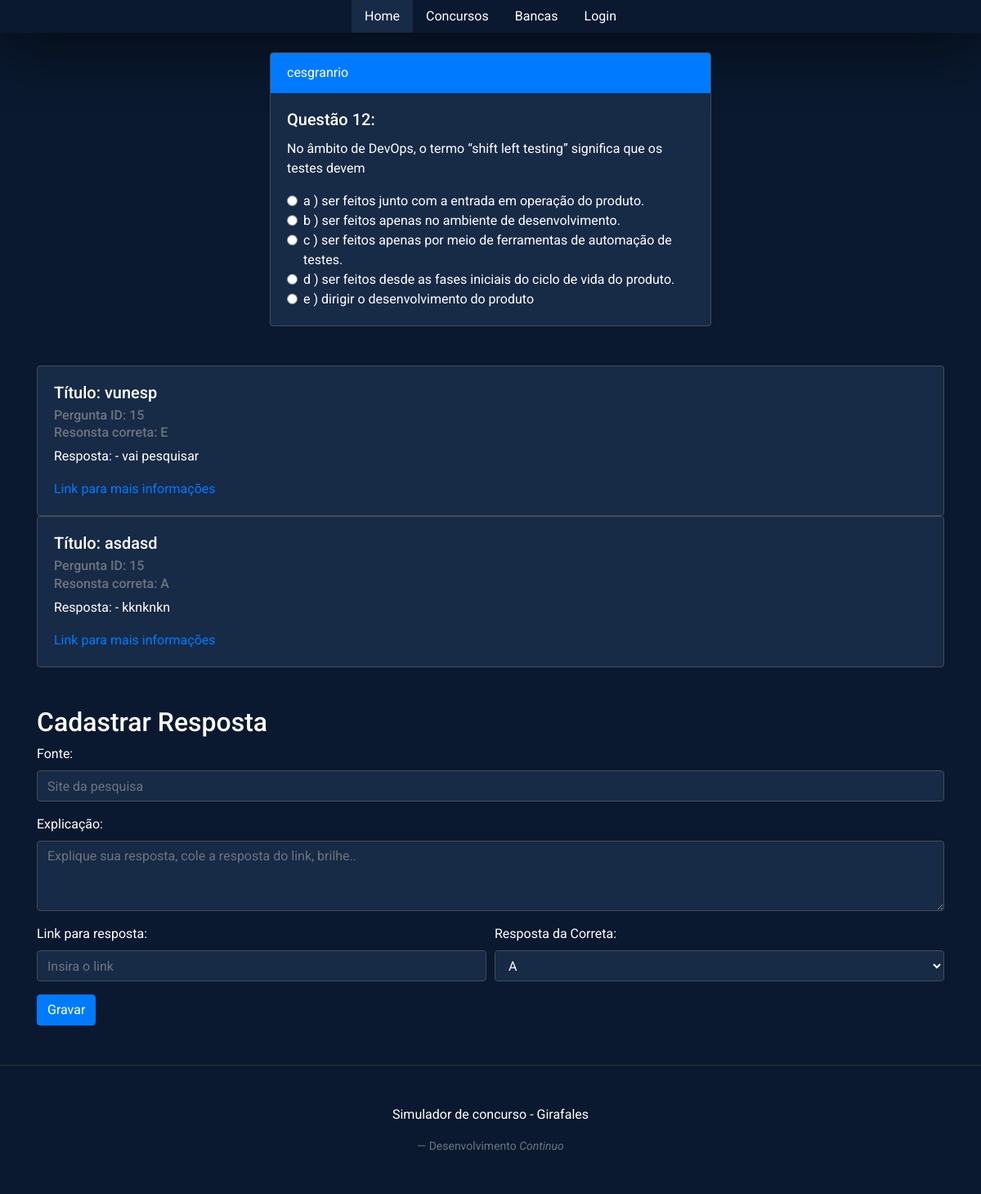
Page /questoes/resposta/12/8 (signed in) on the committed database.
### model.py (models this page shows)
class Exam(SQLModel, table=True):
	id: Optional[int] = Field(default=None, primary_key=True)
	name: str
	year: str
	description: str
	types:str #para indicar se é a prova do concurso ou uma prova montada
	contest_id: int = Field(foreign_key='contest.id')
	questions:List['Question_exam']=Relationship()

class Question(SQLModel, table=True):
	id: Optional[int] = Field(default=None, primary_key=True)
	text: str
	associate: Optional[int]
	types:str
	tag: Optional[str]
	alternatives:List['Alternative']=Relationship()
	responses:List['Response']=Relationship()

class Alternative(SQLModel, table=True):
    id: Optional[int] = Field(default=None, primary_key=True)
    alternative:str
    text:str
    question_id: int = Field(foreign_key='question.id')

class Response(SQLModel, table=True):
	id: Optional[int] = Field(default=None, primary_key=True)
	user_id: int = Field(foreign_key='user.id')
	exam_id: int = Field(foreign_key='exam.id')
	question_id: int = Field(foreign_key='question.id')
	answer:str
	post:str
	link:str
	title:str

### question.py (the view)
@question.route('/resposta/<question_id>/<exam_id>', methods = ['GET','POST'])
def response(question_id, exam_id):
	if 'username' not in session:
		return redirect(url_for('admin.login'))
	if request.method == 'POST':
		titulo = request.form['titulo']
		explicacao = request.form['explicacao']
		link = request.form['link']
		resposta = request.form['resposta']
		asd = model.create_response(session['userid'] , exam_id , question_id,resposta , explicacao , link , titulo)
	user = session['userid']
	exam = model.get_exam_by_id(exam_id)
	questao = model.get_question_realize(user, exam.id , question_id)
	responses = model.get_response_by_question(question_id)
	return render_template('question/response.html' , exam=exam , questao=questao , responses = responses)

### model.py (called while the page is built)
def get_question_realize(user_id , exam_id , question_id):
	with Session(engine) as session:
		question = session.get(Question, question_id)
		return question,question.alternatives

def get_exam_by_id(id):
	with Session(engine) as session:
		data = session.get(Exam, id)
		return data

def get_response_by_question(id):
	with Session(engine) as session:
		question =  session.get(Question , id)
		response = question.responses
		return response

### templates/question/response.html (shortened to what this page needs)
{% extends "base.html" %}
{% block styles %}
    {{ bootstrap.load_css() }}
    <link rel="stylesheet"
                  href="{{url_for('static', filename='index.css')}}">
{% endblock %}
{% block content %}
<div class="container">
  <div class="row">
    <div class="col-md-6 mt-4 offset-md-3">
      <div class="card">
        <div class="card-header bg-primary text-white">
          {{exam.name}}
        </div>
        <div class="card-body">
          {%if questao:%}
            <h5 class="card-title">Questão {{questao[0].id}}:</h5>
            <p class="card-text">{{questao[0].text}}</p>
            {%for x in questao[1]:%}
              <div class="form-check">
                <input class="form-check-input" type="radio" name="alternativa" id="alternativa1" value="option1">
                <label class="form-check-label" for="alternativa1">
                  {{x.alternative}} ) {{x.text}}
                </label>
              </div>
            {%endfor%}
          {%endif%}
        </div>
      </div>
    </div>
  </div>
</div>
<div class="container mt-5">
  {%if responses:%}
  {%for x in responses:%}
  <div class="card">
      <div class="card-body">
          <h5 class="card-title">Título: {{x.title}}</h5>
          <h6 class="card-subtitle mb-2 text-muted">Pergunta ID: 15</h6>
          <h6 class="card-subtitle mb-2 text-muted">Resonsta correta: {{x.answer}}</h6>
          <p class="card-text">Resposta: -
            {{x.post}}
          </p>
          <a href="{{x.link}}" class="card-link">Link para mais informações</a>
      </div>
  </div>
  {%endfor%}
  {%endif%}
</div>
<div class="container mt-5">
  <h2>Cadastrar Resposta</h2>
  <form action="{{url_for('question.response', exam_id = exam.id , question_id = questao[0].id )}}" method="POST">
    <div class="form-group">
      <label for="conteudo">Fonte:</label>
      <input type="text" class="form-control"  name="titulo" id="titulo" placeholder="Site da pesquisa">
    </div>
    <div class="form-group">
      <label for="conteudo">Explicação:</label>
      <textarea class="form-control" id="explicacao" name="explicacao" rows="3" placeholder="Explique sua resposta, cole a resposta do link, brilhe.."></textarea>
    </div>
    <div class="form-row">
      <div class="form-group col-md-6">
        <label for="link">Link para resposta:</label>
        <input type="text" class="form-control" id="link" name="link" placeholder="Insira o link">
      </div>
      <div class="form-group col-md-6">
        <label for="resposta">Resposta da Correta:</label>
        <select name="resposta" class="form-control" id="resposta">
          <option value="A">A</option>
        </select>
      </div>
    </div>
    <button type="submit" class="btn btn-primary">Gravar</button>
  </form>
</div>
{% endblock %}

### templates/base.html (style rules this page uses)
body { font-family: 'Roboto', sans-serif; background-color: #0a192f; color: #ffffff }
input { background-color: #172a46 !important; border-color: #454d55 !important; color: #ffffff !important; }
textarea { background-color: #172a46 !important; border-color: #454d55 !important; color: #ffffff !important; }
select { background-color: #172a46 !important; border-color: #454d55 !important; color: #ffffff !important; }
.card { background-color: #172a46 !important; border-color: #454d55 !important; color: #ffffff !important; }

### rows in the picture
Exam: name "cesgranrio"
Question: id "12", text "No âmbito de DevOps, o termo “shift left testing” significa que os testes devem"
Alternative: alternative "a", text "ser feitos junto com a entrada em operação do produto."
Alternative: alternative "b", text "ser feitos apenas no ambiente de desenvolvimento."
Alternative: alternative "c", text "ser feitos apenas por meio de ferramentas de automação de testes."
Alternative: alternative "d", text "ser feitos desde as fases iniciais do ciclo de vida do produto."
Alternative: alternative "e", text "dirigir o desenvolvimento do produto"
Response: title "vunesp", answer "E", post "vai pesquisar"
Response: title "asdasd", answer "A", post "kknknkn"
